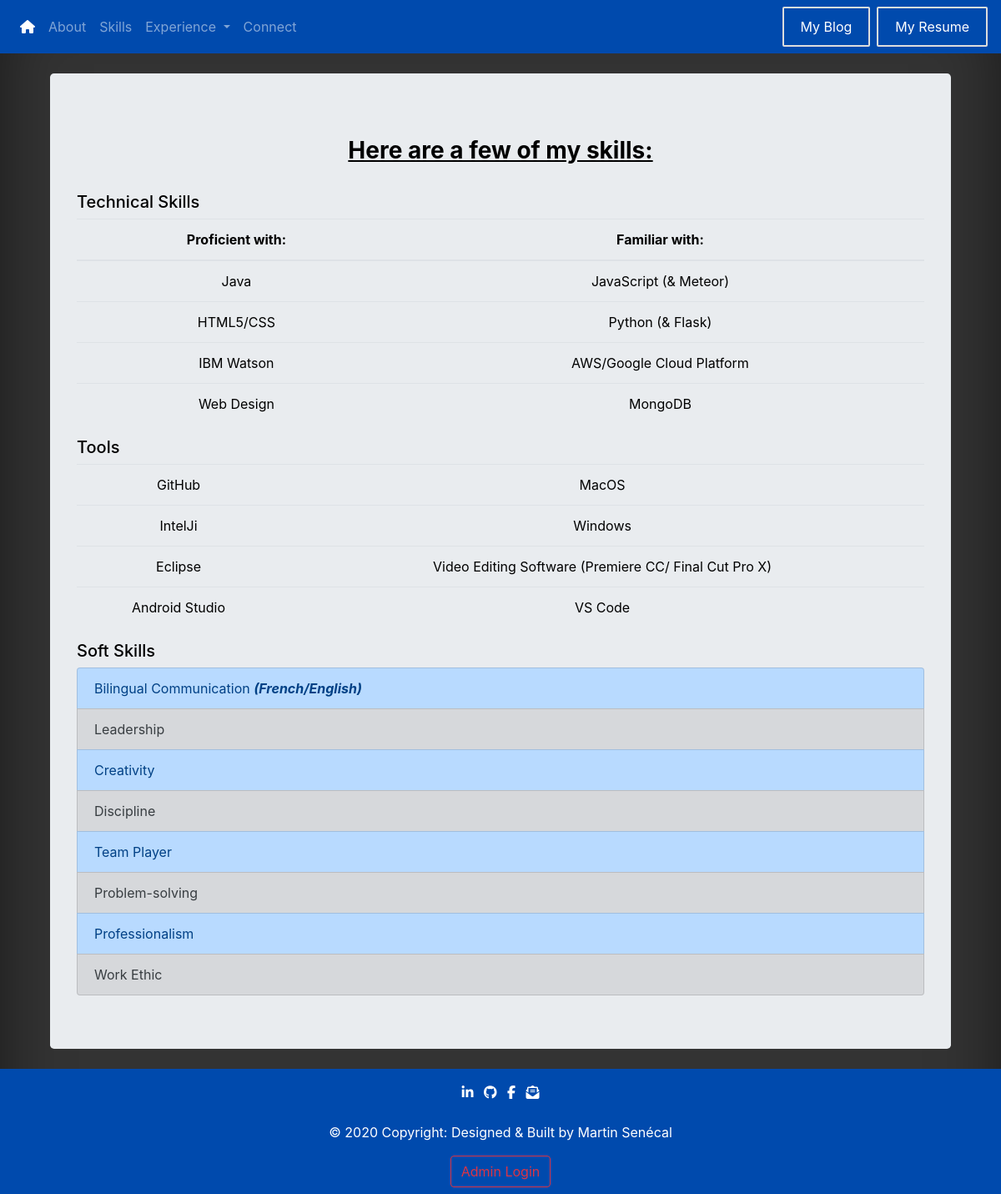
/skills, run on the app's committed database.
### portfolio/models.py (models this page shows, shortened)
class Skill(db.Model):
    id = db.Column(db.Integer, primary_key=True)
    type = db.Column(db.String(15), nullable=False)
    content = db.Column(db.String(80), nullable=False)

### portfolio/routes.py (the view)
@app.route('/skills')
def skills():
    skills_content = Skill.query.all()  # Query of all the skills in the database
    return render_template("skills.html", skills=skills_content)  # Returning skills content inside the templates

### portfolio/templates/skills.html (shortened to what this page needs)
{% extends "base.html" %}
{% block body %}
    <div class="container">
        <div class="jumbotron my-4 ">
            <h3 id="skillsTitle"><u><strong>Here are a few of my skills:</strong></u></h3>
            <br>
            <h5>Technical Skills</h5>
            <table class="table table-hover">
                <thead>
                <tr>
                    <th>Proficient with:</th>
                    <th>Familiar with:</th>
                </tr>
                </thead>
                <tbody>
                <tr>
                    <td>Java</td>
                    <td>JavaScript (& Meteor)</td>
                </tr>
                <tr>
                    <td>HTML5/CSS</td>
                    <td>Python (& Flask)</td>
                </tr>
                <tr>
                    <td>IBM Watson</td>
                    <td>AWS/Google Cloud Platform</td>
                </tr>
                <tr>
                    <td>Web Design</td>
                    <td>MongoDB</td>
                </tr>
                </tbody>
            </table>
            <h5>Tools</h5>
            <table class="table table-hover">
                <tbody>
                <tr>
                    <td>GitHub</td>
                    <td>MacOS</td>
                </tr>
                <tr>
                    <td>IntelJi</td>
                    <td>Windows</td>
                </tr>
                <tr>
                    <td>Eclipse</td>
                    <td>Video Editing Software (Premiere CC/ Final Cut Pro X)</td>
                </tr>
                <tr>
                    <td>Android Studio</td>
                    <td>VS Code</td>
                </tr>
                </tbody>
            </table>
            <h5>Soft Skills</h5>
            <div class="list-group">
                <a href="#" class="list-group-item list-group-item-action list-group-item-primary">Bilingual
                    Communication <em><strong>(French/English)</strong></em></a>
                {% for skill in skills %}
                    {% if loop.index%2==0 %}
                        <a href=""
                           class="list-group-item list-group-item-action list-group-item-primary">{{ skill.content }}</a>
                    {% else %}
                        <a href=""
                           class="list-group-item list-group-item-action list-group-item-secondary"> {{ skill.content }} </a>
                    {% endif %}
                {% endfor %}
            </div>
        </div>
    </div>
{% endblock %}

### portfolio/static/css/basedesign.css (style rules this page uses)
body { background-color: #333; box-shadow: inset 0 0 5rem rgba(0, 0, 0, .5); display: block; }
h1, h2, h3, h4, h5, h6, h7, td, thead, p { color: black; }
a { color: white; }

### portfolio/static/css/extradesign.css (style rules this page uses)
#skillsTitle { margin-top: 1vw; }
td, th, thead { text-align: center; }
#skillsTitle { text-align: center; }

### data on the page
Skill: content "Leadership"
Skill: content "Creativity"
Skill: content "Discipline"
Skill: content "Team Player"
Skill: content "Problem-solving"
Skill: content "Professionalism"
Skill: content "Work Ethic"
